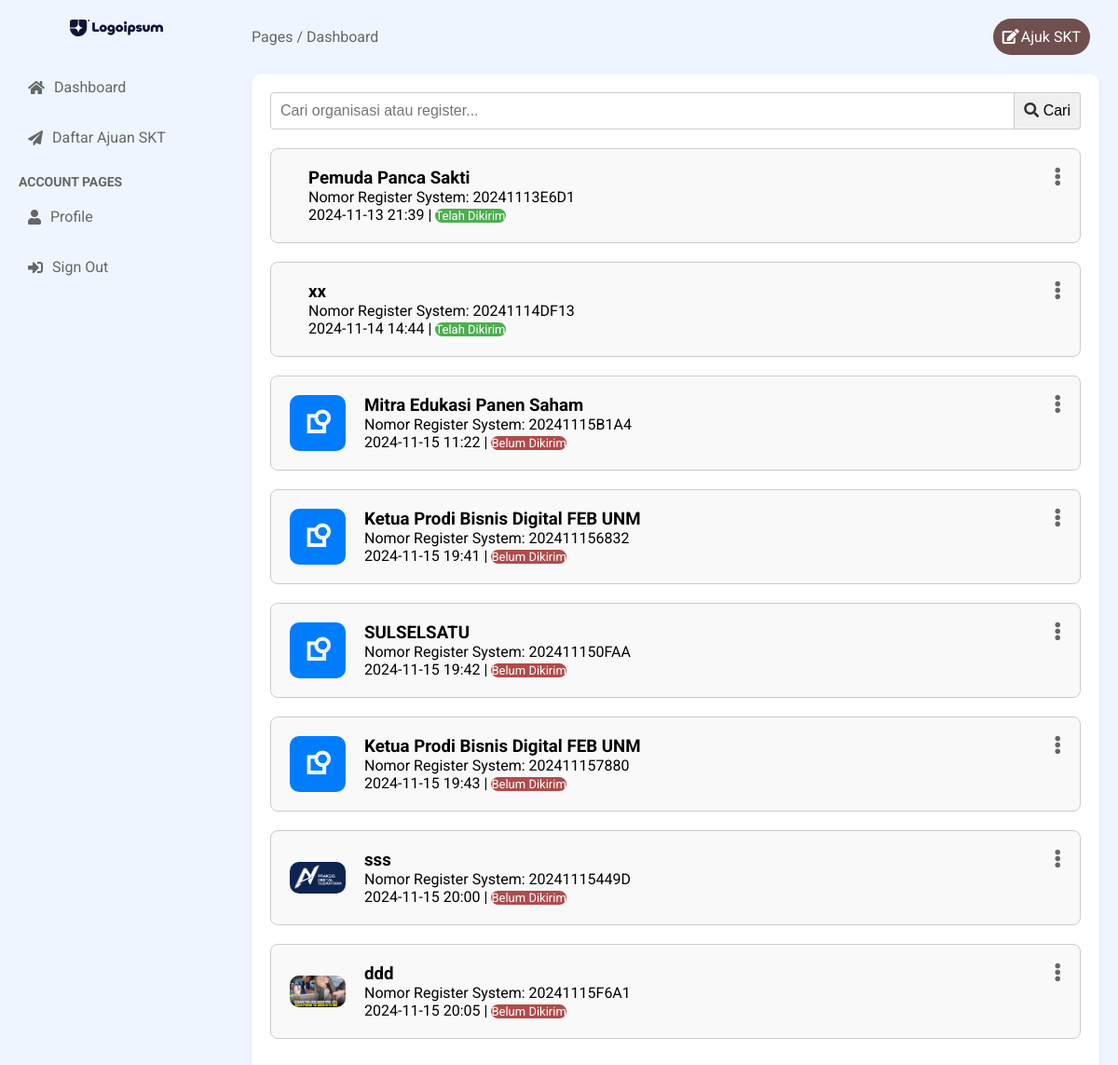
The page /dashboard/list/ (signed in) on the database its author committed.
### modelform/models.py (models this page shows, shortened)
class Register(models.Model):
    id = models.UUIDField(primary_key=True, default=uuid.uuid4, editable=False)
    author = models.ForeignKey(User, on_delete=models.CASCADE, null=True, blank=True)
    nama_organisasi = models.CharField(max_length=255)
    register = models.CharField(max_length=10, unique=True, editable=False)
    created_at = models.DateTimeField(auto_now_add=True)
    logo = models.ImageField(upload_to=logo, blank=False, null=True, validators=[validate_file_size])
    is_completed = models.BooleanField(default=False)
    is_verified = models.BooleanField(default=False)  # Field untuk status verifikasi
    verified_at = models.DateTimeField(null=True, blank=True)  # Tanggal dan waktu verifikasi

### modelform/views.py (the view)
# urls.py: path('dashboard/list/', views.register_list, name='register_list'),
@user_passes_test(is_pelanggan)
def register_list(request):
    query = request.GET.get('q', '')
    results = Register.objects.filter(author=request.user)
    try:
        register_id = request.GET.get('register_id')
        if register_id:
            register_id = UUID(register_id)  # Verifikasi jika register_id adalah UUID yang valid
        registers = Register.objects.all()  # Ambil data yang sesuai
    except ValueError:
        return redirect('error_page')
    if query:
        results = results.filter(
            Q(nama_organisasi__icontains=query) | Q(register__icontains=query)
        )
    return render(request, 'dashboard/register_list.html', {'registers': registers, 'results': results, 'query': query})

### accounts/context_processors.py (called while the page is built)
def versioned_static(request):
    version = 'v1.x'  # Increment this version number
    return {
        'STATIC_VERSION': version,
    }

### modelform/views.py (called while the page is built)
def is_pelanggan(user):
    return user.is_authenticated and user.is_pelanggan

### templates/dashboard/register_list.html (shortened to what this page needs)
{% extends 'dashboard/base.html' %}
{% load static %}
{% block content %}
<main class="main-content">
<header class="main-header">
    <div class="breadcrumb">
        <span>Pages / Dashboard</span>
    </div>
    <div class="header-right">
      <a href="{% url 'create_register' %}" class="btn-add"><i class="fas fa-edit"></i>Ajuk SKT</a>
    </div>
</header>
<section class="main-section">
    <form method="GET" action="{% url 'dashboard_pelanggan' %}" class="search-form">
      <input
          type="text"
          name="q"
          placeholder="Cari organisasi atau register..."
          value="{{ query }}"
          aria-label="Search"
      >
      <button type="submit" aria-label="Cari">
          <i class="fas fa-search"></i> Cari
      </button>
    </form>
    {% if results %}
    <div class="categories-list-undangan">
      {% for register in results %}
      <div class="category-list-undangan">
        <img src="{{ register.logo.url }}" alt="">
        <div class="category-text">
          <h3>{{ register.nama_organisasi }}</h3>
          <p>Nomor Register System: {{ register.register }}</p>
          <p> {{ register.created_at|date:"Y-m-d H:i" }} |
            {% if register.is_completed %}
            <span class="status-approved">Telah Dikirim</span>
            {% else %}
            <span class="status-pending">Belum Dikirim</span>
            {% endif %}
          </p>
        </div>
        <div class="menu-list-undangan">
          <i class="fas fa-ellipsis-v menu-icon" onclick="toggleModal('modal{{ register.id }}')"></i>
        </div>
      </div>
    {% endfor %}
    {% else %}
    <div class="message error"> No organisasi found.</div>
    </div>
    {% endif %}
</div>
</section>
</main>
</div>
{% endblock %}

### static/dashboard/styles.css (style rules this page uses)
* { margin: 0; padding: 0; box-sizing: border-box; }
body { font-family: 'Roboto', sans-serif; background-color: #f0f2f5; }
.search-form { display: flex; width: 100%; margin-bottom: 20px; }
.search-form input[type="text"] { flex: 1; padding: 10px; border: 1px solid #ccc; border-radius: 4px 0 0 4px; outline: none; font-size: 16px; width: 100%; box-sizing: border-box; }
.search-form button { padding: 10px; border: 1px solid #ccc; border-left: none; border-radius: 0 4px 4px 0; background-color: #f0f0f0; cursor: pointer; font-size: 16px; box-sizing: border-box; }
.search-form button i { color: #333; }
.main-content { flex: 1; padding: 20px; background-color: #EEF5FF; }
.main-header { display: flex; justify-content: space-between; align-items: center; margin-bottom: 20px; }
.breadcrumb { color: #666; }
.header-right { display: flex; align-items: center; }
.header-right a { margin-right: 10px; color: #ffffff; text-decoration: none; }
.header-right i { margin-right: 2px; color: #fff; }
.btn-add { background-color: #704f4f; padding: 10px; border-radius: 50px; }
.main-section { padding: 20px; background-color: #ffffff; border-radius: 10px; box-shadow: 0 2px 4px rgba(0, 0, 0, 0.1); }
.categories-list-undangan { display: flex; flex-wrap: wrap; justify-content: left; gap: 20px; margin-bottom: 40px; }
.category-list-undangan { display: flex; align-items: center; flex: 1 1 100%; padding: 20px; border: 1px solid #ccc; border-radius: 8px; background-color: #f9f9f9; position: relative; }
.category-list-undangan img { max-width: 60px; border-radius: 10px; margin-right: 20px; }
.category-text { flex-grow: 1; }
.status-approved { color: #ffffff; background: #4CAF50; border-radius: 100px; font-size: 13px; }
.status-pending { color: #ffffff; background: #af4c4c; border-radius: 100px; font-size: 13px; }
.menu-list-undangan { position: absolute; right: 20px; top: 20px; cursor: pointer; }
.menu-icon { font-size: 20px; color: #666; }

### rows shown on the page
Register: nama_organisasi "Pemuda Panca Sakti", register "20241113E6D1", created_at "2024-11-13 21:39", is_completed "Telah Dikirim"
Register: nama_organisasi "xx", register "20241114DF13", created_at "2024-11-14 14:44", is_completed "Telah Dikirim"
Register: logo (picture), nama_organisasi "Mitra Edukasi Panen Saham", register "20241115B1A4", created_at "2024-11-15 11:22", is_completed "Belum Dikirim"
Register: logo (picture), nama_organisasi "Ketua Prodi Bisnis Digital FEB UNM", register "202411156832", created_at "2024-11-15 19:41", is_completed "Belum Dikirim"
Register: logo (picture), nama_organisasi "SULSELSATU", register "202411150FAA", created_at "2024-11-15 19:42", is_completed "Belum Dikirim"
Register: logo (picture), nama_organisasi "Ketua Prodi Bisnis Digital FEB UNM", register "202411157880", created_at "2024-11-15 19:43", is_completed "Belum Dikirim"
Register: logo (picture), nama_organisasi "sss", register "20241115449D", created_at "2024-11-15 20:00", is_completed "Belum Dikirim"
Register: logo (picture), nama_organisasi "ddd", register "20241115F6A1", created_at "2024-11-15 20:05", is_completed "Belum Dikirim"
